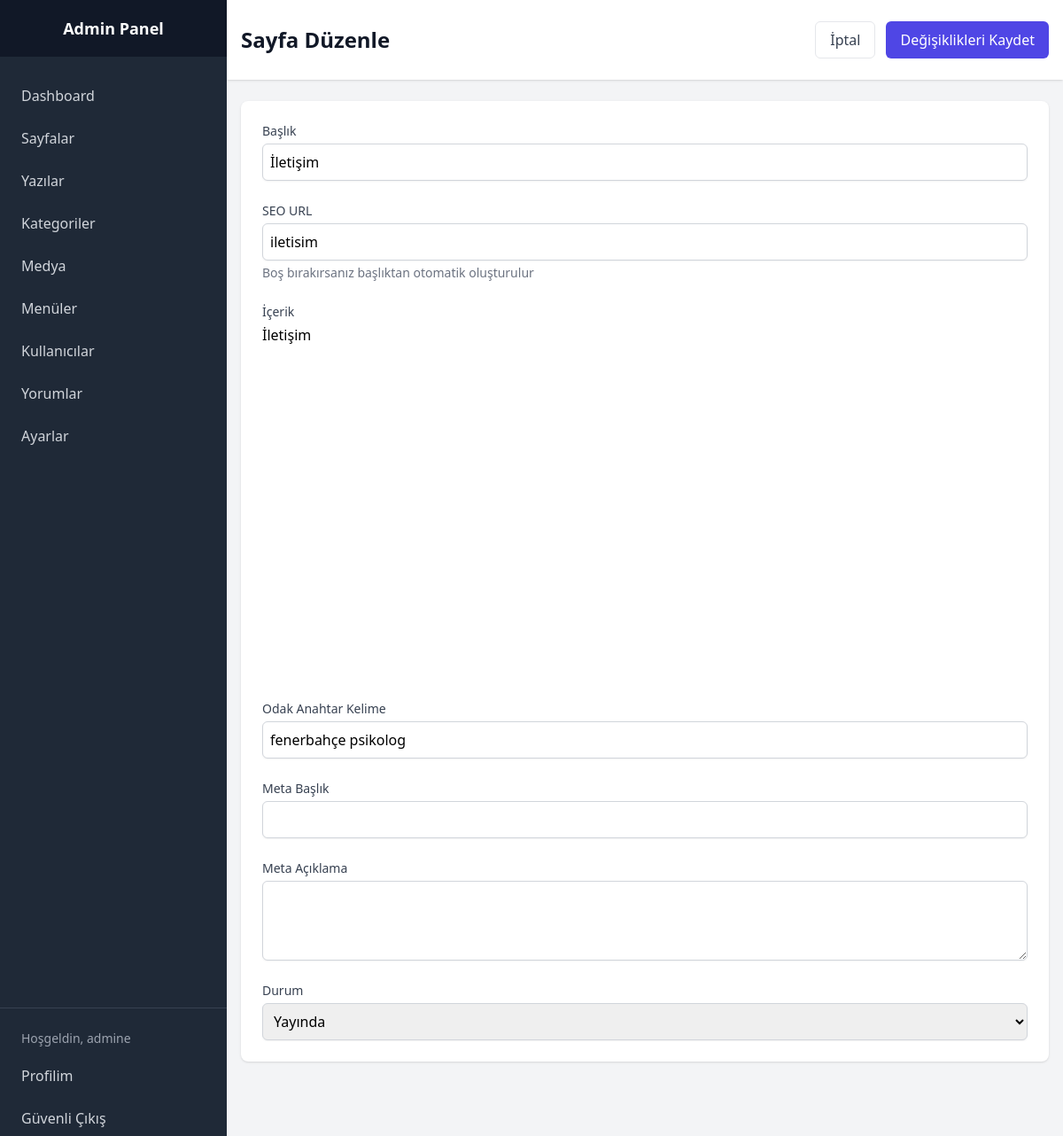
The app's page /backoffice/admin/page-edit?id=12 (signed in) with its own data.
### tables this page shows
CREATE TABLE pages (
        id INTEGER PRIMARY KEY AUTOINCREMENT,
        title TEXT NOT NULL,
        meta_title TEXT,
        slug TEXT UNIQUE NOT NULL,
        content TEXT NOT NULL,
        meta_description TEXT,
        focus_keyword TEXT,
        featured_image TEXT,
        status TEXT CHECK(status IN ("draft", "published", "pending")) NOT NULL DEFAULT "draft",
        author_id INTEGER,
        created_at DATETIME DEFAULT CURRENT_TIMESTAMP,
        FOREIGN KEY (author_id) REFERENCES users(id)
    );

### backoffice/includes/functions.php (called while the page is built, shortened)
<?php
function clean($data) {
    return htmlspecialchars($data, ENT_QUOTES, 'UTF-8');
}

### backoffice/admin/page-edit.php (the view, shortened to what this page needs)
<?php
require_once '../includes/auth.php';
$page_id = (int)$_GET['id'];
$stmt = $db->prepare('SELECT * FROM pages WHERE id = :id');
$stmt->bindValue(':id', $page_id, SQLITE3_INTEGER);
$result = $stmt->execute();
$page = $result->fetchArray(SQLITE3_ASSOC);
?>
<!DOCTYPE html>
<html lang="tr">
<head>
    <script src="https://cdn.tailwindcss.com"></script>
    <link href="https://cdn.quilljs.com/1.3.6/quill.snow.css" rel="stylesheet">
</head>
<body class="bg-gray-100">
    <div class="min-h-screen flex">
        <?php include 'includes/sidebar.php'; ?>
        <div class="flex-1">
            <header class="bg-white shadow">
                <div class="max-w-7xl mx-auto py-6 px-4">
                    <div class="flex justify-between items-center">
                        <h1 class="text-2xl font-bold text-gray-900">Sayfa Düzenle</h1>
                        <div class="flex space-x-3">
                            <a href="pages" class="px-4 py-2 border rounded-md text-gray-700 bg-white hover:bg-gray-50">İptal</a>
                            <button type="submit" form="pageForm" name="update_page" class="px-4 py-2 bg-indigo-600 text-white rounded-md hover:bg-indigo-700">
                                Değişiklikleri Kaydet
                            </button>
                        </div>
                    </div>
                </div>
            </header>
            <main class="max-w-7xl mx-auto py-6 px-4">
                <form id="pageForm" method="POST">
                    <div class="bg-white shadow rounded-lg p-6 space-y-6">
                        <div>
                            <label class="block text-sm font-medium text-gray-700">Başlık</label>
                            <input type="text" name="title" required value="<?php echo clean($page['title']); ?>"
                                   class="mt-1 block w-full rounded-md p-2 border border-gray-300 shadow-sm focus:border-indigo-500 focus:ring-indigo-500">
                        </div>
                        <div>
                            <label class="block text-sm font-medium text-gray-700">SEO URL</label>
                            <input type="text" name="slug" value="<?php echo clean($page['slug']); ?>"
                                   class="mt-1 block w-full rounded-md p-2 border border-gray-300 shadow-sm focus:border-indigo-500 focus:ring-indigo-500">
                            <p class="mt-1 text-sm text-gray-500">Boş bırakırsanız başlıktan otomatik oluşturulur</p>
                        </div>
                        <div>
                            <label class="block text-sm font-medium text-gray-700">İçerik</label>
                            <div id="editor" class="mt-1" style="height: 400px;"><?php echo $page['content']; ?></div>
                        </div>
                        <div>
                            <label class="block text-sm font-medium text-gray-700">Odak Anahtar Kelime</label>
                            <input type="text" name="focus_keyword" value="<?php echo clean($page['focus_keyword']); ?>"
                                   class="mt-1 block w-full rounded-md p-2 border border-gray-300 shadow-sm focus:border-indigo-500 focus:ring-indigo-500">
                        </div>
                        <div>
                            <label class="block text-sm font-medium text-gray-700">Meta Başlık</label>
                            <input type="text" name="meta_title" value="<?php echo clean($page['meta_title']); ?>"
                                   class="mt-1 block w-full rounded-md p-2 border border-gray-300 shadow-sm focus:border-indigo-500 focus:ring-indigo-500">
                        </div>
                        <div>
                            <label class="block text-sm font-medium text-gray-700">Meta Açıklama</label>
                            <textarea name="meta_description" rows="3"
                                      class="mt-1 block w-full rounded-md p-2 border border-gray-300 shadow-sm focus:border-indigo-500 focus:ring-indigo-500"><?php echo clean($page['meta_description']); ?></textarea>
                        </div>
                        <div>
                            <label class="block text-sm font-medium text-gray-700">Durum</label>
                            <select name="status" required class="mt-1 block w-full rounded-md p-2 border border-gray-300 shadow-sm focus:border-indigo-500 focus:ring-indigo-500">
                                <option value="published" <?php echo $page['status'] == 'published' ? 'selected' : ''; ?>>Yayında</option>
                            </select>
                        </div>
                    </div>
                </form>
            </main>
        </div>
    </div>
</body>
</html>

### records on screen
pages: title "İletişim", slug "iletisim", content "İletişim", focus_keyword "fenerbahçe psikolog", status "Yayında"

### other values on screen
$_SESSION['username'] "admine"
